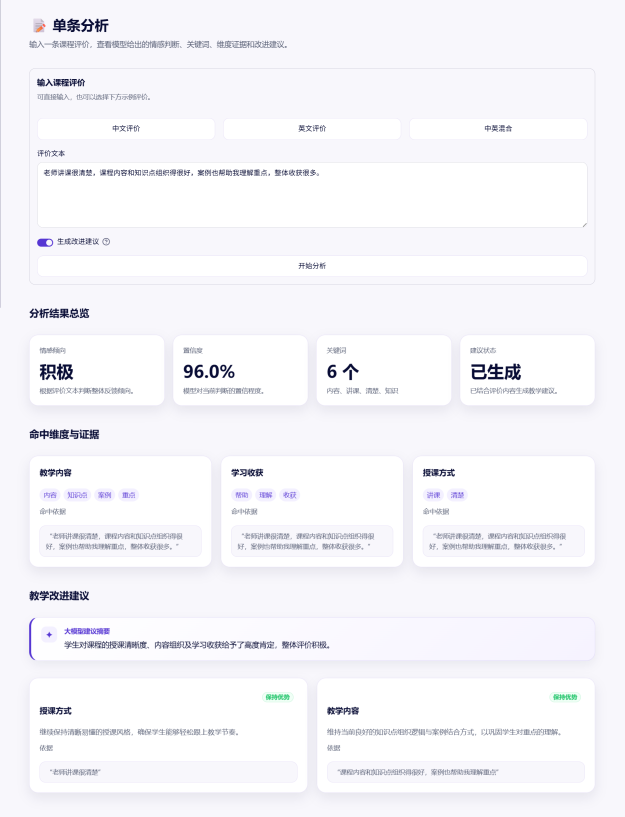
#> input picture report/figures/pages/single-zh.png, 1873 x 2450 px (shown at 1/3 size)
$ python crop_report_screenshots.py
#> lines starting #> are read from the running program, lines starting #| are printed output that depends on the picture
"""Create focused report crops from the full Streamlit screenshots."""

from pathlib import Path

from PIL import Image


ROOT = Path(__file__).resolve().parents[1]
FIGURE_DIR = ROOT / "report" / "figures"

CROPS = {
    "pages/single-zh.png": ("ui-single-focus.png", (0, 0, 1873, 1660)),
    "pages/batch.png": ("ui-batch-focus.png", (0, 1580, 1873, 3920)),
    "pages/test.png": ("ui-test-focus.png", (0, 1180, 1873, 2760)),
    "pages/evaluate.png": ("ui-evaluate-focus.png", (0, 0, 1873, 2260)),
}


def main() -> None:
    for source_name, (output_name, box) in CROPS.items():
        source = FIGURE_DIR / source_name
        output = FIGURE_DIR / output_name
        with Image.open(source) as image:
#> image is the input picture: PIL image 1873x2450 RGB; mean R, G, B 245.9, 245.3, 249.4
            image.crop(box).save(output, optimize=True)
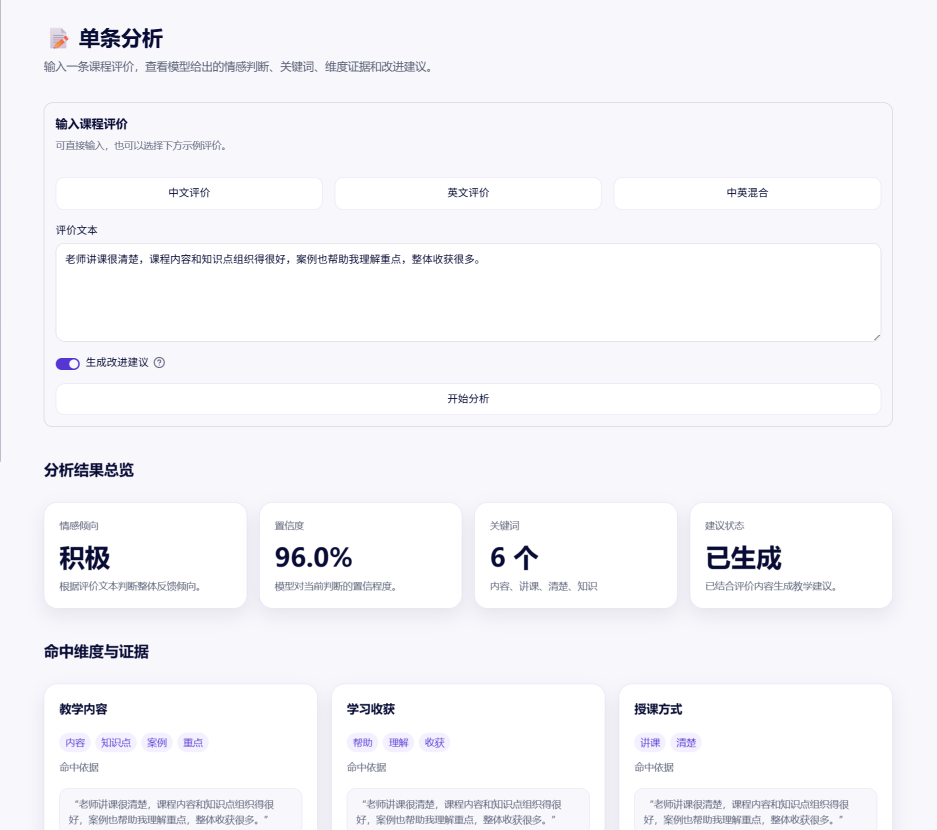
#> saved as ui-single-focus.png: PIL image 1873x1660 RGB (shown at 1/2 size); mean R, G, B 245.9, 245.3, 249.3
        print(f"{source_name} -> {output_name}")
#> pass 2 of the loop in main, `for source_name, (output_name, box) in CROPS.items():`:
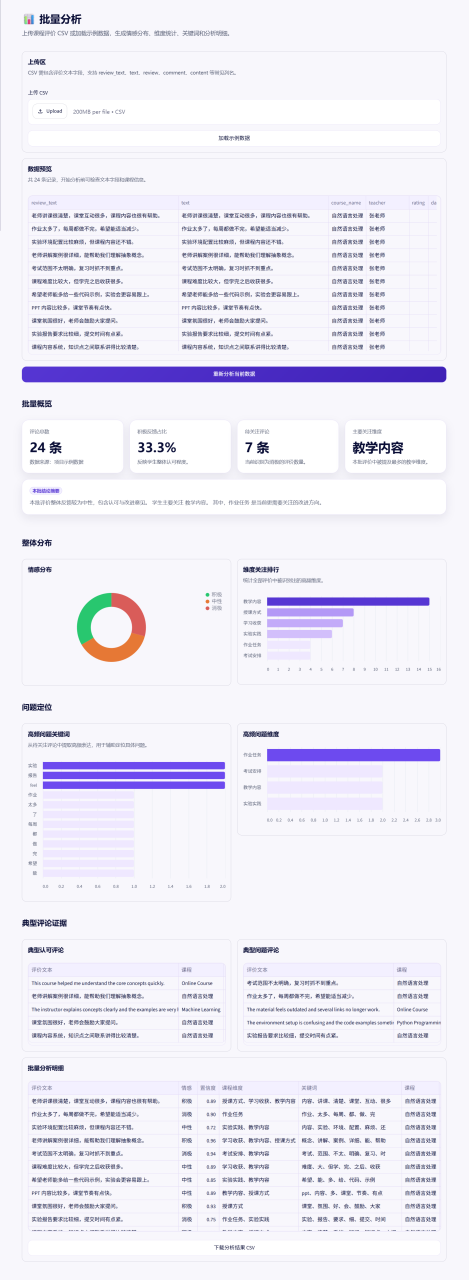
#> input picture report/figures/pages/batch.png, 1873 x 5118 px (shown at 1/4 size)
#> in main, image is the input picture: PIL image 1873x5118 RGB; mean R, G, B 238.1, 236.2, 246
#> in main, `image.crop(box).save(output, optimize=True)`:
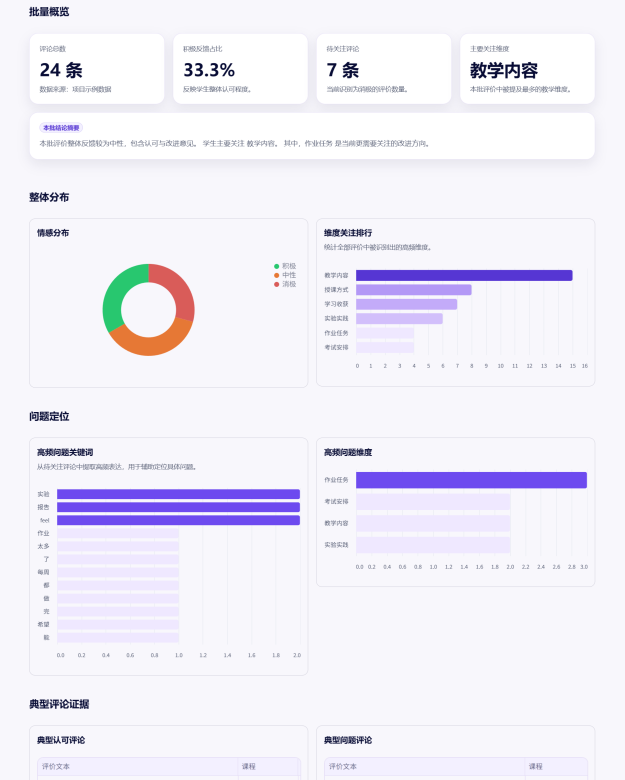
#> saved as ui-batch-focus.png: PIL image 1873x2340 RGB (shown at 1/3 size); mean R, G, B 240.1, 237.7, 247.9
#> pass 3 of the loop in main, `for source_name, (output_name, box) in CROPS.items():`:
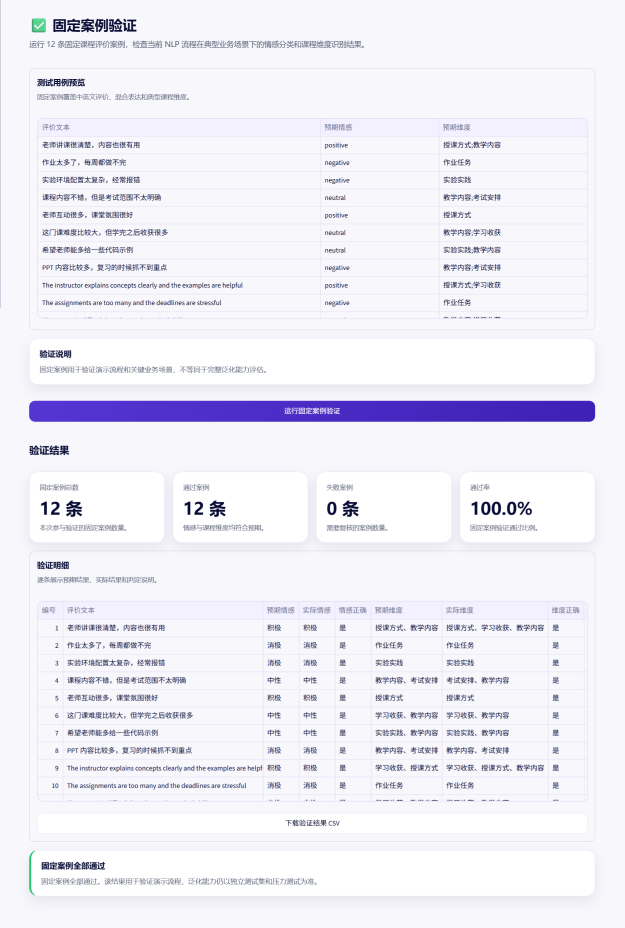
#> input picture report/figures/pages/test.png, 1873 x 2784 px (shown at 1/3 size)
#> in main, image is the input picture: PIL image 1873x2784 RGB; mean R, G, B 239.1, 237.6, 246.3
#> in main, `image.crop(box).save(output, optimize=True)`:
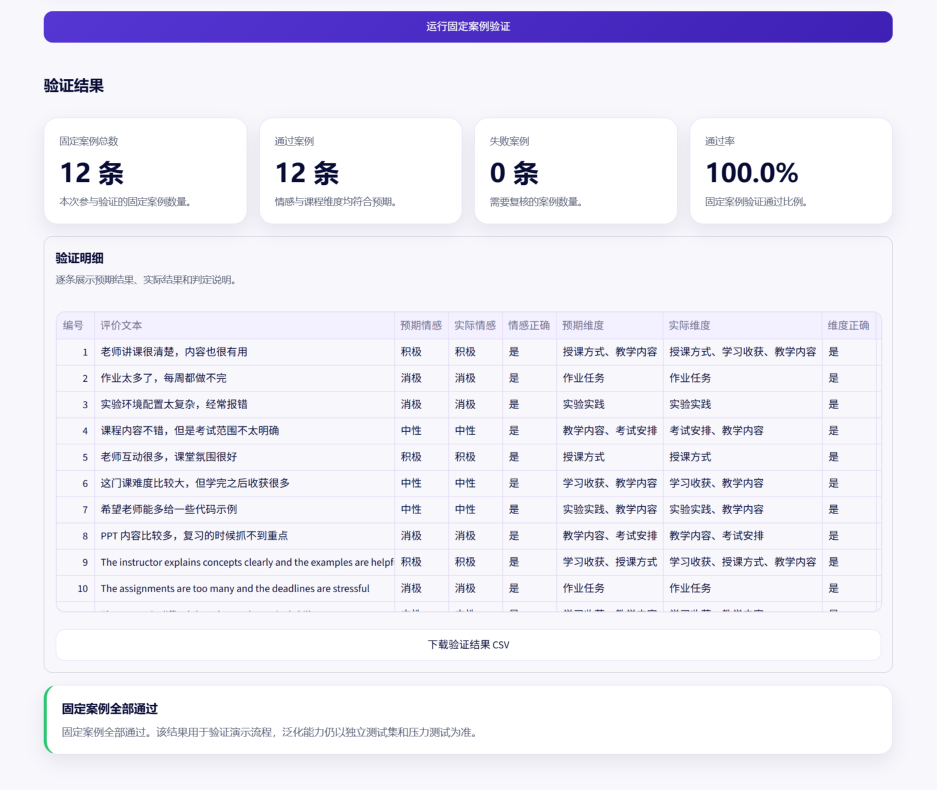
#> saved as ui-test-focus.png: PIL image 1873x1580 RGB (shown at 1/2 size); mean R, G, B 236.4, 234.6, 245.3
#> the loop made 4 passes; the first 3 are shown


if __name__ == "__main__":
#> (the run stopped early here; a loop or call above may not have finished)
